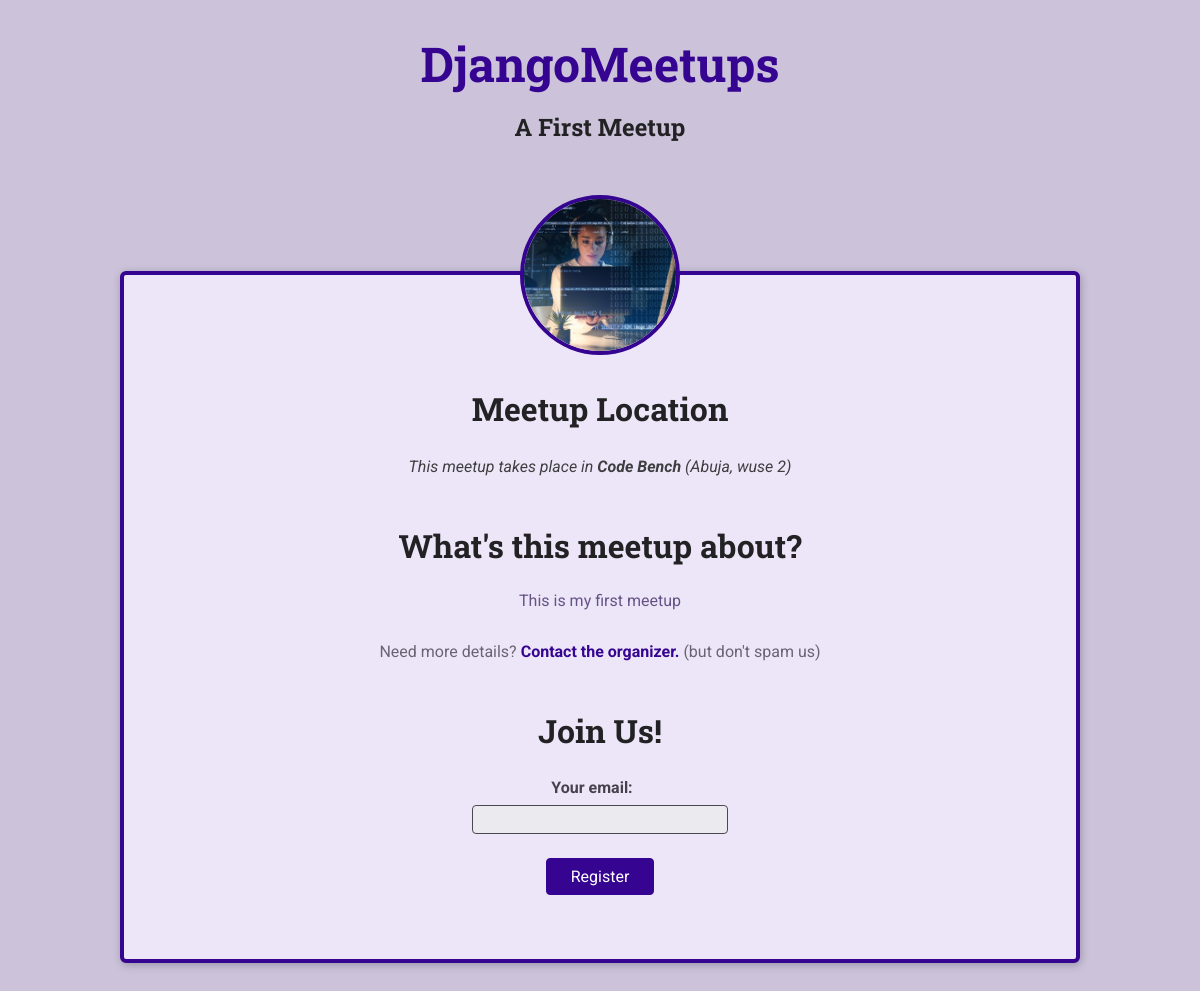
/meetups/a-first-meetup, run on the app's committed database.
### meetups/models.py (models this page shows, shortened)
class Meetup(models.Model):
    title = models.CharField(max_length = 200)
    organizer_email = models.EmailField()
    date = models.DateField()
    slug = models.SlugField(unique=True) #text that adheres to the slug format so there's no whitespace. Ps: can i use the uniqyue keyword fora username?
    description = models.TextField()
    image = models.ImageField(upload_to='images')
    location = models.ForeignKey(Location, on_delete=models.CASCADE) #you show relationship between id's by calling them into another class they are related to.
    participants = models.ManyToManyField(Participant, blank=True, null=True) #setting blank to true means that we don't need to provide a related record when creating a new meetup (ie: the participant table can be left blank. It doesn't have to be filled.). Null=True doesn't have effect on manyToMany field but sometimes if you have a blank=True without the null=True, depending on the field, it can throw an error.

class Location(models.Model):
    name = models.CharField(max_length=200)
    address = models.CharField(max_length=300)

### meetups/views.py (the view, shortened to what this page needs)
# urls.py: path('<slug:meetup_slug>', views.meetup_details, name='meetup-detail'),
def meetup_details(request, meetup_slug):
    try:
        selected_meetup = Meetup.objects.get(slug=meetup_slug)
        if request.method == 'GET':
            registration_form = RegistrationForm()
        return render(request, 'meetups/meetup-details.html', {
                'meetup_found':True,
                'meetup':selected_meetup,
                'form':registration_form
            })
    except Exception as exc:
        print(exc)
        return render(request, 'meetups/meetup-details.html', {
            'meetup_found':False
        })

### meetups/forms.py
class RegistrationForm(forms.Form):
    email = forms.EmailField(label='Your email')

### meetups/templates/meetups/meetup-details.html (shortened to what this page needs)
{% extends 'meetups/base/base.html' %}
{% load static %}
{% block site_css %}
<link rel="stylesheet" href="{% static 'meetups/styles/all-meetups.css' %}">
<link rel="stylesheet" href="{% static 'meetups/styles/meetup-detail.css' %}">
{% endblock %}
{% block main_heading %}
    {{ meetup.title }}
{% endblock %}
{% block body %}
{% if meetup_found %}
<article>
    <img id="main-image" src=" {{ meetup.image.url }} " alt=" {{ meetup.title }} " srcset="">
    <section id="location">
        <h2>Meetup Location</h2>
        <address>This meetup takes place in <span> {{ meetup.location.name }} </span> ({{ meetup.location.address }}) </address>
    </section>
    <section id="details">
        <h2>What's this meetup about?</h2>
        <p>{{ meetup.description }}</p>
        <footer>
            <p>Need more details? <a href="mailto: {{ meetup.organizer_email }} ">Contact the organizer.</a> (but don't spam us)</p>
        </footer>
    </section>
    <section id="registration">
        <h2>Join Us!</h2>
        <form action="{% url 'meetup-detail' meetup.slug %}" method="POST">
            <ul>
                {{ form.as_ul }}
            </ul>
            <div id="registration-actions">
                <button>Register</button>
            </div>
        </form>
    </section>
</article>
{% else %}
<p>No meetup found for this slug, sorry!</p>
{% endif %}
{% endblock %}

### meetups/static/meetups/styles/base.css (style rules this page uses)
* { box-sizing: border-box; }
body { font-family: 'Roboto', sans-serif; margin: 0; background-color: #ccc3db; color: #3e3e41; }
h1, h2, h3 { font-family: 'Roboto Slab', sans-serif; color: #222224; }
button, .btn { cursor: pointer; font: inherit; padding: 0.5rem 1.5rem; background-color: #350490; border: 1px solid #350490; color: white; border-radius: 4px; text-decoration: none; }

### meetups/static/meetups/styles/all-meetups.css (style rules this page uses)
section { max-width: 40rem; margin: 3rem auto; }

### meetups/static/meetups/styles/meetup-detail.css (style rules this page uses)
article { max-width: 60rem; margin: 5rem auto; border-radius: 6px; background-color: #ede6f8; border: 4px solid #350490; box-shadow: 1px 2px 8px rgba(0, 0, 0, 0.25); position: relative; padding: 1rem; text-align: center; }
#main-image { width: 10rem; height: 10rem; object-fit: cover; position: absolute; top: -5rem; left: calc(50% - 5rem); border-radius: 50%; border: 4px solid #350490; }
section:first-of-type { margin-top: 6rem; }
h2 { font-size: 2rem; }
address span { font-weight: bold; }
#details h2 { margin-bottom: 0.5rem; }
#details > p { color: #665386; padding: 1rem; border-radius: 4px; max-width: 80%; margin: auto; }
#details footer { color: #696472; }
#details footer a { color: #350490; text-decoration: none; font-weight: bold; }
#registration ul { list-style: none; margin: 0; padding: 0; }
#registration label { font-weight: bold; color: #46424d; margin-right: 1rem; display: block; margin-bottom: 0.5rem; }
#registration input { font: inherit; width: 40%; background-color: #ebeaee; border: 1px solid #4b4753; border-radius: 4px; padding: 0.25rem; }
#registration-actions { margin-top: 1.5rem; }

### data on the page
Meetup: title "A First Meetup", image (picture), location.name "Code Bench", location.address "Abuja, wuse 2", description "This is my first meetup"
